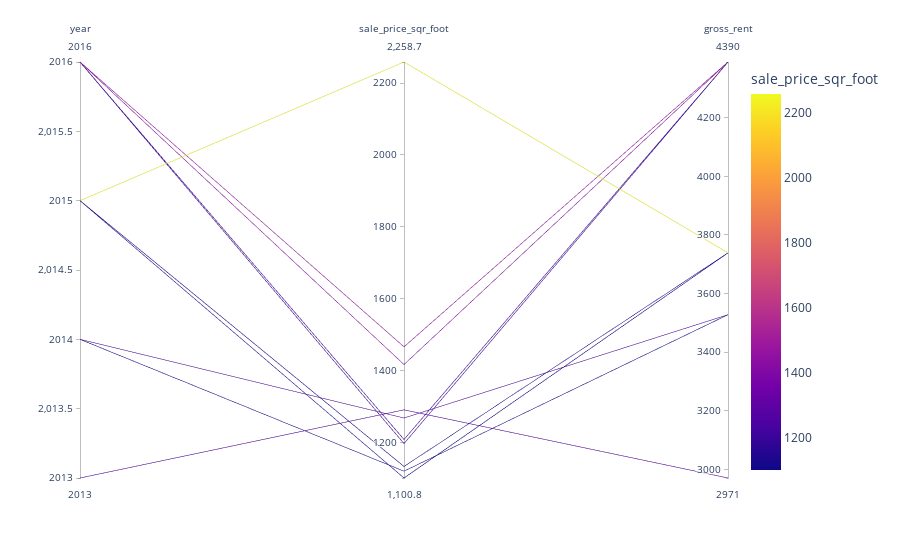

The notebook cell this image was saved under:
### Code cell
# Parallel Coordinates Plot
px.parallel_coordinates(df_expensive_neighborhoods_per_year, color='sale_price_sqr_foot')

### Figure 1 — Plotly figure (JSON) as saved in the notebook; plotly's stock layout.template omitted (floating-point values rounded to 4 significant figures)
{"data": [{"dimensions": [{"label": "year", "values": [2015, 2016, 2016, 2013, 2014, 2016, 2016, 2015, 2014, 2015]}, {"label": "sale_price_sqr_foot", "values": [2259.0, 1466.0, 1417.0, 1290.0, 1268.0, 1208.0, 1197.0, 1133.0, 1120.0, 1101.0]}, {"label": "gross_rent", "values": [3739, 4390, 4390, 2971, 3528, 4390, 4390, 3739, 3528, 3739]}], "domain": {"x": [0, 1], "y": [0, 1]}, "line": {"color": [2259.0, 1466.0, 1417.0, 1290.0, 1268.0, 1208.0, 1197.0, 1133.0, 1120.0, 1101.0], "coloraxis": "coloraxis"}, "name": "", "type": "parcoords"}], "layout": {"autosize": true, "coloraxis": {"colorbar": {"title": {"text": "sale_price_sqr_foot"}}, "colorscale": [[0, "#0d0887"], [0.1111, "#46039f"], [0.2222, "#7201a8"], [0.3333, "#9c179e"], [0.4444, "#bd3786"], [0.5556, "#d8576b"], [0.6667, "#ed7953"], [0.7778, "#fb9f3a"], [0.8889, "#fdca26"], [1, "#f0f921"]]}, "legend": {"tracegroupgap": 0}, "margin": {"t": 60}}}
